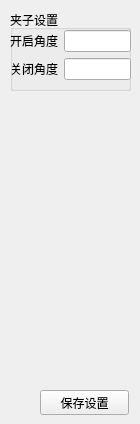
    <widget class="QWidget" name="tab_5">
     <attribute name="title">
      <string>设置</string>
     </attribute>
     <widget class="QGroupBox" name="groupBox_26">
      <property name="geometry">
       <rect>
        <x>10</x>
        <y>10</y>
        <width>121</width>
        <height>81</height>
       </rect>
      </property>
      <property name="title">
       <string>夹子设置</string>
      </property>
      <widget class="QWidget" name="gridLayoutWidget_6">
       <property name="geometry">
        <rect>
         <x>0</x>
         <y>20</y>
         <width>121</width>
         <height>52</height>
        </rect>
       </property>
       <layout class="QGridLayout" name="gridLayout_6">
        <item row="1" column="1">
         <widget class="QLineEdit" name="clip_closeAngle"/>
        </item>
        <item row="0" column="1">
         <widget class="QLineEdit" name="clip_openAngle"/>
        </item>
        <item row="0" column="0">
         <widget class="QLabel" name="label_21">
          <property name="text">
           <string>开启角度</string>
          </property>
         </widget>
        </item>
        <item row="1" column="0">
         <widget class="QLabel" name="label_22">
          <property name="text">
           <string>关闭角度</string>
          </property>
         </widget>
        </item>
       </layout>
      </widget>
     </widget>
     <widget class="QPushButton" name="settingSave_pushButton">
      <property name="geometry">
       <rect>
        <x>40</x>
        <y>390</y>
        <width>89</width>
        <height>25</height>
       </rect>
      </property>
      <property name="text">
       <string>保存设置</string>
      </property>
     </widget>
    </widget>
